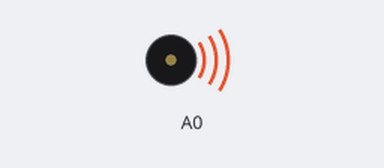
The sketch below on a simulated Arduino Uno R4 WiFi. Shown: buzzer (waves = sounding).

Above: at 0.2 s.
At 7.92 s:
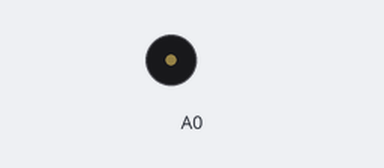
Timing chart, 0 to 9.2 s (numbered marks = the images above):
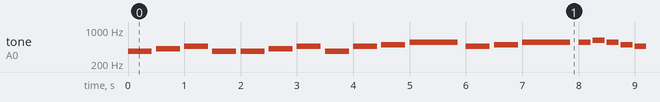

Measured:
- by itself, tone on A0: plays 369 Hz for 0.43 s, 415 Hz for 0.43 s, 466 Hz for 0.43 s, 369 Hz for 0.43 s, 369 Hz for 0.43 s, 415 Hz for 0.43 s … (261 notes in this stretch)

The sketch:

Arduino_UNO_R4_WIFI_DAC_SPEAKER.ino
```cpp
#include "analogWave.h"

analogWave wave(DAC);

#define NOTE_A4 69
#define FREQ_A4 440

int tonic = 65;

int melody[] = {
  1,3,5,1,
  1,3,5,1,
  5,6,8,5,6,8,
  8,10,8,6,5,1,
  8,10,8,6,5,1,
  1, -4, 1,
  1, -4, 1,
};

int rhythm[] {
  4, 4, 4, 4,
  4, 4, 4, 4,
  4, 4, 2,
  4, 4, 2,
  8, 8, 8, 8, 4, 4,
  8, 8, 8, 8, 4, 4,
  4, 4, 2,
  4, 4, 2
};

int noteCounter = 0;

int bpm = 120;

float beatDuration = 60.0 / bpm * 1000;

void setup(){
  wave.sine(10);
}

void loop(){
  int currentNote = melody[noteCounter] + tonic;
  float frequncy = FREQ_A4 * pow(2, ((currentNote - NOTE_A4) / 12.0));

  float noteDuration = beatDuration * (4.0 / rhythm[noteCounter]);

  wave.freq(frequncy);

  delay(noteDuration * 0.85);
  wave.stop();
  delay(noteDuration * 0.15);

  noteCounter++;

  noteCounter = noteCounter % 32;

}
```
